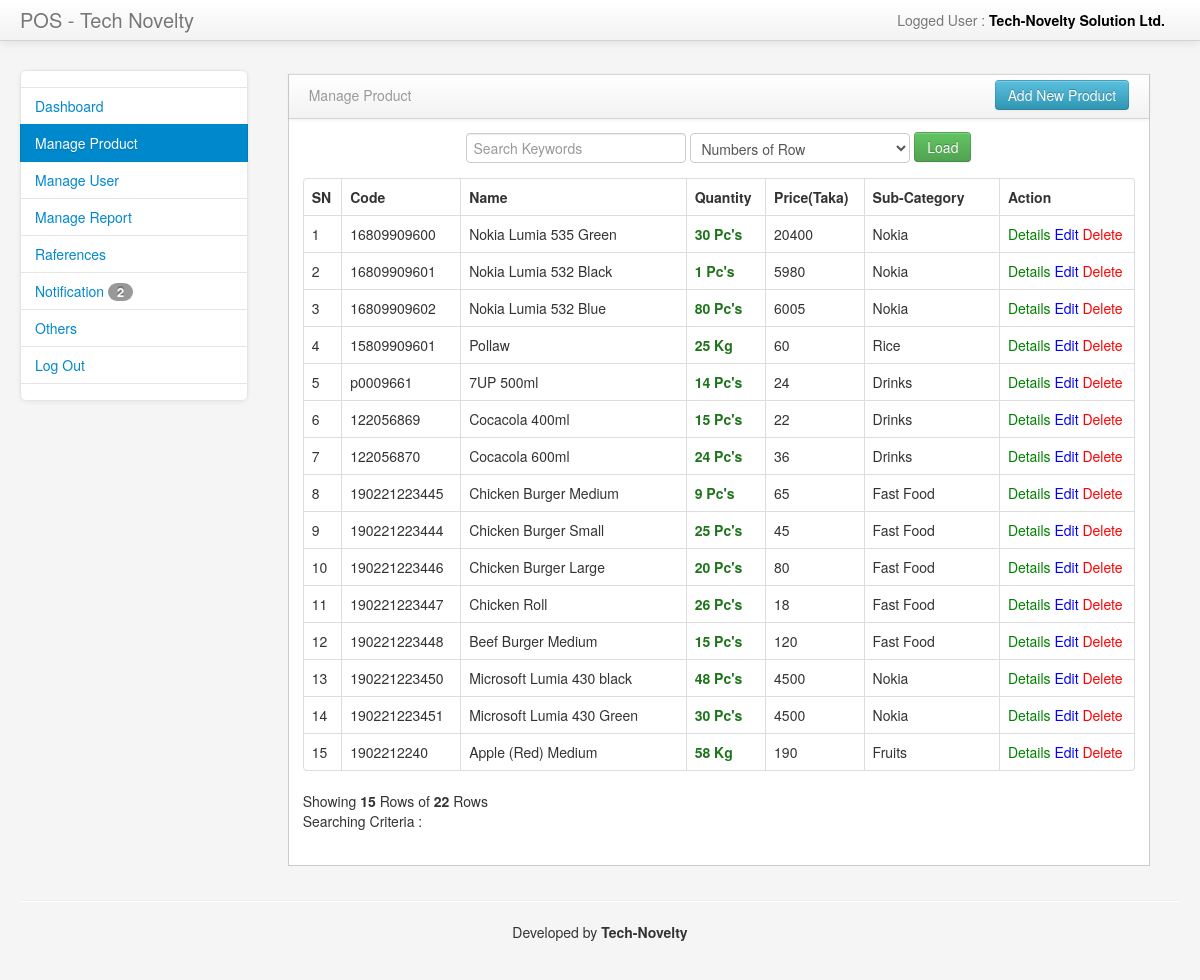
The page /admin/in_stock_product.php (signed in) on the database its author committed.
### tables this page shows
CREATE TABLE IF NOT EXISTS `tbproducts` (
  `pid` int(11) NOT NULL AUTO_INCREMENT,
  `pname` text NOT NULL,
  `code` varchar(200) NOT NULL,
  `description` text NOT NULL,
  `unitid` int(11) NOT NULL,
  `originalPrice` varchar(50) NOT NULL,
  `sellingPrice` varchar(50) NOT NULL,
  `vat` varchar(20) NOT NULL DEFAULT '0',
  `discount` varchar(20) NOT NULL DEFAULT '0',
  `subCategoryId` int(11) NOT NULL,
  `quantity` varchar(100) NOT NULL,
  `image` text NOT NULL,
  PRIMARY KEY (`pid`)
);

CREATE TABLE IF NOT EXISTS `tbproductunit` (
  `id` int(11) NOT NULL AUTO_INCREMENT,
  `unitName` varchar(50) NOT NULL,
  PRIMARY KEY (`id`)
);

CREATE TABLE IF NOT EXISTS `tbsubcategory` (
  `scid` int(11) NOT NULL AUTO_INCREMENT,
  `sub_cat_name` varchar(200) NOT NULL,
  `category_id` int(11) NOT NULL,
  PRIMARY KEY (`scid`)
);

### tools/functions.php (called while the page is built, shortened)
<?php
require_once("controller.php");
class myFunctions extends POSController{
	function getTotalRowNumber($tbname){
  		$query ="SELECT * FROM $tbname ";
  		return $this->getRowNumber($query);
	}
	function getProductInventory($search,$num_rows,$condition){
  		$query ="SELECT * FROM tbproducts  INNER JOIN tbproductunit ON tbproducts.unitid=tbproductunit.id  INNER JOIN tbsubcategory ON tbproducts.subCategoryId=tbsubcategory.scid INNER JOIN tbcategory ON tbsubcategory.category_id=tbcategory.cid WHERE $condition && (tbproducts.pname  like '%$search%' OR tbproducts.code  like '%$search%' OR tbsubcategory.sub_cat_name like '%$search%' OR tbcategory.cname like '%$search%' ) limit 0,$num_rows";
  		return $this->getData($query);
	}
	function getNotificationsNum(){
  		$query ="SELECT * FROM tbproducts WHERE quantity <5 ";
  		return $this->getRowNumber($query);
	}
}
?>

### tools/controller.php (called while the page is built, shortened)
<?php
class POSController extends MyPOSDB{
	function getData($query) {
		$result = mysql_query($query);
		while($row=mysql_fetch_assoc($result)) {
			$resultset[] = $row;
		}
		if(!empty($resultset))
			return $resultset;
	}
	function getRowNumber($query) {
		$result = mysql_query($query);
		$rows=mysql_num_rows($result);
		return $rows;
	}
}
	?>

### admin/in_stock_product.php (the view, shortened to what this page needs)
<?php
require_once 'header_link.php';
$db_handle = new myFunctions();
  if(!isset($_REQUEST['keywords']) && !isset($_REQUEST['num_rows']) ){
    $search = "";
    $num_rows = "15";
  }else{
    $search = $_REQUEST['keywords'];
    $num_rows = $_REQUEST['num_rows'];
  }
  if ($num_rows !=NULL && $search == NULL) {
    $results = $db_handle->getProductInventory("",$num_rows," quantity > 0");
  }
?>
<!DOCTYPE html>
<html class="no-js">
    <head>
        <link href="assets/css/customizedstyle.css" rel="stylesheet" media="screen">
        <link href="assets/css/myresponsivestyle.css" rel="stylesheet" media="screen">
        <link href="assets/css/styles.css" rel="stylesheet" media="screen">
    		<link href="assets/facebox/facebox.css" media="screen" rel="stylesheet" type="text/css" />
    </head>
    <body>
        <div class="navbar navbar-fixed-top">
            <div class="navbar-inner">
                <div class="container-fluid">
                    <a class="brand" href="#">POS - Tech Novelty </a>
                    <div class="nav-collapse collapse">
                        <ul class="nav pull-right">
                            <li class="dropdown">
                                <a href="#" role="button" class="dropdown-toggle" data-toggle="dropdown">  <?php echo $user;?> </a>
                            </li>
                        </ul>
                   </div>
            </div>
        </div>
		</div>
        <div class="container-fluid">
            <div class="row-fluid">
                <div class="span3" id="sidebar">
                   <ul class="nav nav-list bs-docs-sidenav nav-collapse collapse">
                        <li><a></a></li>
                        <li><a href="dashboard.php"> Dashboard</a></li>
                        <li class="active"><a href="manage_products.php"> Manage Product</a></li>
                        <li><a href="manage_users.php"> Manage User</a></li>
                        <li><a href="manage_report.php"> Manage Report</a></li>
                        <li><a href="manage_references.php"> Raferences</a></li>
                        <li><a href="notification.php"> Notification <span class="badge"><?php echo $db_handle->getNotificationsNum();?></span></a></li>
                        <li><a href="others.php"> Others</a></li>
                        <li><a href="logout.php"> Log Out</a></li>
                        <li><a></a></li>
          </ul>
                </div>
                <div class="span9" id="content">
                    <div class="row-fluid">
                        <div class="block">
                            <div class="navbar navbar-inner block-header">
                                <div class="muted pull-left" >Manage Product</div>
                                <div class="pull-right" ><a href="add_new_product.php" style="margin-bottom:8px; margin-top:-5px;" class="btn btn-xs btn-info">Add New Product</a></div>
                            </div>
                            <div class="block-content collapse in">
                               <center>
                                   <form action="" method="GET">
                                       <input name="keywords" type="text" value="<?php echo $search; ?>" placeholder="Search Keywords">
                                       <select name="num_rows">
                                           <option value="">Numbers of Row</option>
                                       </select>
                                        <input  class="btn btn-success" style="margin-bottom:8px; margin-top:-5px;"  type="submit" value="Load" >
                                       </form>
                                    </center>
                                   <table style="margin-top:-15px"; class="table table-bordered table-stripted table-hover">
                                      <thead>
                                            <th width="3%">SN</th>
                                            <th width="12%">Code</th>
                                            <th width="25%">Name</th>
                                            <th width="8%">Quantity</th>
                                            <th width="10%">Price(Taka)</th>
                                            <th  width="15%">Sub-Category</th>
                                            <th width="15%">Action</th>
                                       </thead>
                                        <?php
                                        $i=0;
                                        $trow=count($results);
                                        if($trow>0){
                                         foreach($results as $product) {
                                        ?>
                                       <tr>
                                            <td><?php echo ++$i; ?></td>
                                            <td><?php echo htmlentities($product["code"]); ?></td>
                                            <td><?php echo htmlentities($product["pname"]); ?></td>
                                            <td style="font-weight:bold; color:#1E741B;"><?php echo htmlentities($product["quantity"])." ".htmlentities($product["unitName"]); ?></td>
                                            <td><?php echo (htmlentities($product["sellingPrice"])-htmlentities($product["discount"])); ?></td>
                                            <td><?php echo htmlentities($product["sub_cat_name"]); ?></td>
                                            <td>
                                                <a style="text-decoration:none;color:green;" href="details_product.php?id=<?php echo $product['pid']; ?>"  rel="facebox" >Details</a>
                                                <a style="text-decoration:none;color:blue;"   href="edit_product.php?id=<?php echo $product['pid']; ?>">Edit</a>
                                                <a style="text-decoration:none;color:red;" onClick="return confirm('Do you want to Delete this Product?');"   href="delete_product.php?id=<?php echo $product['pid']; ?>&&image=<?php echo htmlentities($product["image"]); ?>">Delete</a>
                                            </td>
                                       </tr>
                                       <?php
                                        }
                                       }else{
                                          echo "<tr><td colspan='7' > <center>No data are matching</center></td></tr>";
                                        }
                                        ?>
                                   </table>
                                    <?php
                                    echo "Showing <b>".$i."</b> Rows of <b>".$db_handle->getTotalRowNumber("tbproducts")."</b> Rows";
                                    echo " <br /> Searching Criteria : <b>".$search."</b>";
                                     ?>
								                <br ><br >
                            </div>
                        </div>
                    </div>
				</div>
			</div>
            <hr>
            <footer>
            </footer>
        </div>
    </body>
</html>

### admin/assets/css/myresponsivestyle.css (style rules this page uses)
.row-fluid { width: 100%; *zoom: 1; }
.row-fluid:before, .row-fluid:after { display: table; line-height: 0; content: ""; }
.row-fluid:after { clear: both; }
.row-fluid [class*="span"] { display: block; float: left; width: 100%; min-height: 30px; margin-left: 2.564102564102564%; *margin-left: 2.5109110747408616%; -webkit-box-sizing: border-box; -moz-box-sizing: border-box; box-sizing: border-box; }
.row-fluid [class*="span"]:first-child { margin-left: 0; }
.row-fluid .span9 { width: 74.35897435897436%; *width: 74.30578286961266%; }
.row-fluid .span3 { width: 23.076923076923077%; *width: 23.023731587561375%; }
input, textarea, .uneditable-input { margin-left: 0; }
@media (min-width: 980px) { .nav-collapse.collapse { height: auto !important; overflow: visible !important; } }

### admin/assets/css/styles.css (style rules this page uses)
body { padding-top: 0; padding-bottom: 40px; background-color: #f5f5f5; }
@media (min-width: 979px) { body { padding-top: 60px; } }
#content { margin-left:0px; }
.block { border: 1px solid #ccc; background: white; margin: 1em 0em; border-top: none; }
.block-content { margin: 1em; min-height: .25em; }
.block-header { margin-bottom: 0px; border-right: none; border-left: none; -webkit-border-radius: 0px; -moz-border-radius: 0px; border-radius: 0px; }
.block-header div { padding-top: 10px; }
.bs-docs-sidenav { max-width: 228px; margin: 10px 0 0; padding: 0; background-color: #fff; -webkit-border-radius: 6px; -moz-border-radius: 6px; border-radius: 6px; -webkit-box-shadow: 0 1px 4px rgba(0,0,0,.065); -moz-box-shadow: 0 1px 4px rgba(0,0,0,.065); box-shadow: 0 1px 4px rgba(0,0,0,.065); }
.bs-docs-sidenav > li > a { display: block; width: 190px \9; margin: 0 0 -1px; padding: 8px 14px; border: 1px solid #e5e5e5; }
.bs-docs-sidenav > li:first-child > a { -webkit-border-radius: 6px 6px 0 0; -moz-border-radius: 6px 6px 0 0; border-radius: 6px 6px 0 0; }
.bs-docs-sidenav > li:last-child > a { -webkit-border-radius: 0 0 6px 6px; -moz-border-radius: 0 0 6px 6px; border-radius: 0 0 6px 6px; }
.bs-docs-sidenav > .active > a { position: relative; z-index: 2; padding: 9px 15px; border: 0; text-shadow: 0 1px 0 rgba(0,0,0,.15); -webkit-box-shadow: inset 1px 0 0 rgba(0,0,0,.1), inset -1px 0 0 rgba(0,0,0,.1); -moz-box-shadow: inset 1px 0 0 rgba(0,0,0,.1), inset -1px 0 0 rgba(0,0,0,.1); box-shadow: inset 1px 0 0 rgba(0,0,0,.1), inset -1px 0 0 rgba(0,0,0,.1); }

### rows shown on the page
tbproducts: code "16809909600", pname "Nokia Lumia 535 Green", quantity "30", tbproductunit.unitName "Pc's", sellingPrice+discount "20400", subCategoryId.sub_cat_name "Nokia"
tbproducts: code "16809909601", pname "Nokia Lumia 532 Black", quantity "1", tbproductunit.unitName "Pc's", sellingPrice+discount "5980", subCategoryId.sub_cat_name "Nokia"
tbproducts: code "16809909602", pname "Nokia Lumia 532 Blue", quantity "80", tbproductunit.unitName "Pc's", sellingPrice+discount "6005", subCategoryId.sub_cat_name "Nokia"
tbproducts: code "15809909601", pname "Pollaw", quantity "25", tbproductunit.unitName "Kg", sellingPrice+discount "60", subCategoryId.sub_cat_name "Rice"
tbproducts: code "p0009661", pname "7UP 500ml", quantity "14", tbproductunit.unitName "Pc's", sellingPrice "24", subCategoryId.sub_cat_name "Drinks"
tbproducts: code "122056869", pname "Cocacola 400ml", quantity "15", tbproductunit.unitName "Pc's", sellingPrice "22", subCategoryId.sub_cat_name "Drinks"
tbproducts: code "122056870", pname "Cocacola 600ml", quantity "24", tbproductunit.unitName "Pc's", sellingPrice "36", subCategoryId.sub_cat_name "Drinks"
tbproducts: code "190221223445", pname "Chicken Burger Medium", quantity "9", tbproductunit.unitName "Pc's", sellingPrice "65", subCategoryId.sub_cat_name "Fast Food"
tbproducts: code "190221223444", pname "Chicken Burger Small", quantity "25", tbproductunit.unitName "Pc's", sellingPrice "45", subCategoryId.sub_cat_name "Fast Food"
tbproducts: code "190221223446", pname "Chicken Burger Large", quantity "20", tbproductunit.unitName "Pc's", sellingPrice "80", subCategoryId.sub_cat_name "Fast Food"
tbproducts: code "190221223447", pname "Chicken Roll", quantity "26", tbproductunit.unitName "Pc's", sellingPrice "18", subCategoryId.sub_cat_name "Fast Food"
tbproducts: code "190221223448", pname "Beef Burger Medium", quantity "15", tbproductunit.unitName "Pc's", sellingPrice "120", subCategoryId.sub_cat_name "Fast Food"
tbproducts: code "190221223450", pname "Microsoft Lumia 430 black", quantity "48", tbproductunit.unitName "Pc's", sellingPrice "4500", subCategoryId.sub_cat_name "Nokia"
tbproducts: code "190221223451", pname "Microsoft Lumia 430 Green", quantity "30", tbproductunit.unitName "Pc's", sellingPrice "4500", subCategoryId.sub_cat_name "Nokia"
tbproducts: code "1902212240", pname "Apple (Red) Medium", quantity "58", tbproductunit.unitName "Kg", sellingPrice "190", subCategoryId.sub_cat_name "Fruits"

### other values the page prints
$_SESSION['adminFullName'] "Tech-Novelty Solution Ltd."
$db_handle->getNotificationsNum() "2"
$i "15"
$db_handle->getTotalRowNumber("tbproducts") "22"
